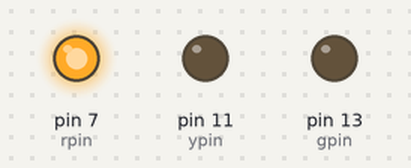
Recording of a sketch running on a simulated Arduino Uno, built with avr-gcc and run on an emulated ATmega328P. Shown: output pins drawn as LEDs (lit = HIGH).

Above: at 1.0 s.
At 3.0 s:
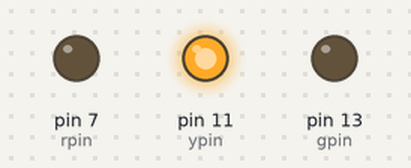
At 5.0 s:
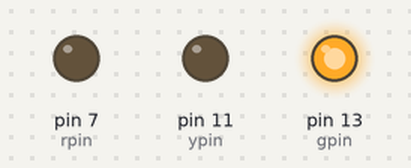
Timing chart, 0 to 7.8 s (numbered marks = the images above):
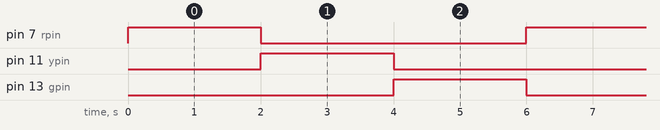

Measured:
- by itself, pin 7 (rpin), pin 11 (ypin), pin 13 (gpin): alternates HIGH for 2.0 s and LOW for 4.0 s
- by itself, everything shown: repeats every 6.0 s, in 4 steps

The sketch:

traffic_lights.ino
```cpp
int rpin = 7;
int ypin = 11;
int gpin = 13;

void setup() {
  pinMode(rpin, OUTPUT);
  pinMode(ypin, OUTPUT);
  pinMode(gpin, OUTPUT);
}

void loop() {
  digitalWrite(rpin, HIGH);
  delay(2000);
  digitalWrite(rpin, LOW);

  digitalWrite(ypin, HIGH);
  delay(2000);
  digitalWrite(ypin, LOW);

  digitalWrite(gpin, HIGH);
  delay(2000);
  digitalWrite(gpin, LOW);
}
```
